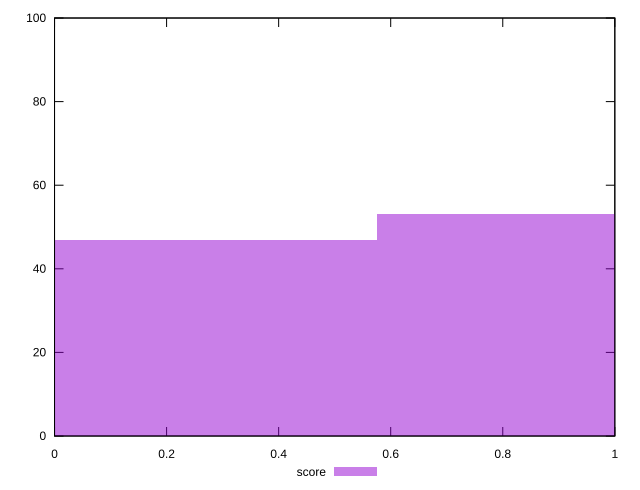

This chart was generated by the following gnuplot code:
reset

$score <<EOF
1.1525835984306387 53
0 47
EOF

set key outside below
set boxwidth 1.1525835984306387
set xrange [0:1]
set yrange [0:100]
set trange [0:100]
set style fill transparent solid 0.5 noborder
set terminal svg size 640, 490 enhanced background rgb 'white'
set output "reports/report_00028_2021-02-24T12-49-42.674Z/max-potential-fid/samples/card/score/histogram.svg"

plot $score title "score" with boxes

reset
